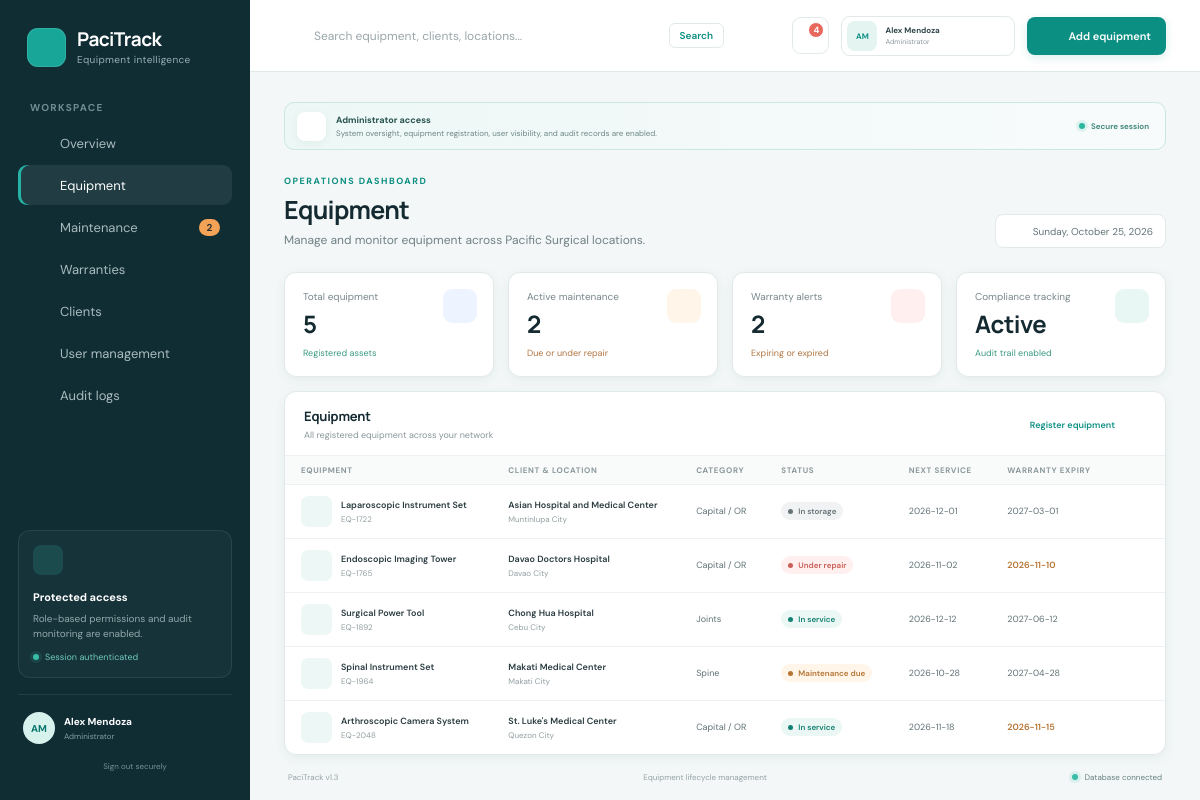
/index.php?page=equipment (signed in), run on the app's committed database.
### tables this page shows
CREATE TABLE IF NOT EXISTS equipment (
  id INT UNSIGNED AUTO_INCREMENT PRIMARY KEY,
  equipment_id VARCHAR(40) NOT NULL UNIQUE,
  name VARCHAR(180) NOT NULL,
  client VARCHAR(180) NOT NULL,
  location VARCHAR(140) NOT NULL,
  status ENUM('In service','Maintenance due','Under repair','In storage','Retired') NOT NULL DEFAULT 'In service',
  due_date DATE NOT NULL,
  warranty_expiry DATE NULL,
  equipment_type VARCHAR(100) NOT NULL DEFAULT 'General',
  created_at TIMESTAMP NOT NULL DEFAULT CURRENT_TIMESTAMP,
  updated_at TIMESTAMP NOT NULL DEFAULT CURRENT_TIMESTAMP ON UPDATE CURRENT_TIMESTAMP
);

### pages/equipment.php (called while the page is built, shortened)
<?php require __DIR__ . '/../partials/stats.php'; ?>
<?php
$isSearching     = $q !== '';
$tableRows       = $equipment;
$tableTitle      = 'Equipment';
$tableSubtitle   = $isSearching ? 'Search results for "'.$q.'"' : 'All registered equipment across your network';
$showAddButton   = !$isSearching;
$showClearSearch = $isSearching;
$showEditColumn  = is_admin();
require __DIR__ . '/../partials/equipment_table.php';

### auth.php (called while the page is built, shortened)
<?php
function is_logged_in(): bool {
    return !empty($_SESSION['user_id']);
}
function current_user(): ?array {
    return [
        'id'    => (int)$_SESSION['user_id'],
        'name'  => (string)($_SESSION['name']  ?? 'User'),
        'email' => (string)($_SESSION['email'] ?? ''),
        'role'  => (string)($_SESSION['role']  ?? 'Operations User'),
    ];
}
function is_admin(): bool {
    return (current_user()['role'] ?? '') === 'Administrator';
}

### queries.php (called while the page is built, shortened)
<?php
function get_all_equipment(PDO $pdo, string $q = ''): array {
    $sql    = 'SELECT * FROM equipment';
    $params = [];
    $sql .= ' ORDER BY updated_at DESC, id DESC';
    $stmt = $pdo->prepare($sql);
    $stmt->execute($params);
    return $stmt->fetchAll();
}

### partials/equipment_table.php (the view, shortened to what this page needs)
<?php
$showEditColumn  = $showEditColumn  ?? is_admin();
$showAddButton   = $showAddButton   ?? false;
$showClearSearch = $showClearSearch ?? false;
$emptyMessage    = $emptyMessage    ?? 'No records in this view.';
$colspan         = $showEditColumn ? 7 : 6;
?>
<section class="panel table-panel">
    <div class="panel-head">
        <div>
            <h2><?= h($tableTitle) ?></h2>
            <p><?= h($tableSubtitle) ?></p>
        </div>
        <?php if ($showClearSearch): ?>
            <a class="text-button" href="index.php?page=<?= h($page) ?>">Clear search <?= icon('close', 14) ?></a>
        <?php elseif ($showAddButton && is_admin()): ?>
            <button class="text-button" onclick="openAdd()">Register equipment <?= icon('arrow', 15) ?></button>
        <?php endif; ?>
    </div>
    <div class="table-scroll">
        <table>
            <thead>
                <tr>
                    <th>Equipment</th>
                    <th>Client &amp; location</th>
                    <th>Category</th>
                    <th>Status</th>
                    <th>Next service</th>
                    <th>Warranty expiry</th>
                    <?php if ($showEditColumn): ?><th></th><?php endif; ?>
                </tr>
            </thead>
            <tbody>
            <?php if ($tableRows): foreach ($tableRows as $item):
                $statusCls   = status_class($item['status']);
                $warrantyCls = warranty_class($item['warranty_expiry']);
            ?>
                <tr>
                    <td>
                        <div class="equipment-cell">
                            <span><?= icon('box') ?></span>
                            <div><strong><?= h($item['name']) ?></strong><small><?= h($item['equipment_id']) ?></small></div>
                        </div>
                    </td>
                    <td><strong><?= h($item['client']) ?></strong><small><?= h($item['location']) ?></small></td>
                    <td><?= h($item['equipment_type']) ?></td>
                    <td><span class="status <?= h($statusCls) ?>"><i></i><?= h($item['status']) ?></span></td>
                    <td><?= h($item['due_date']) ?></td>
                    <td class="<?= h($warrantyCls) ?>"><?= h($item['warranty_expiry'] ?: '—') ?></td>
                    <?php if ($showEditColumn): ?>
                        <td class="row-action-cell">
                            <button class="row-button"
                                data-id="<?= h($item['id']) ?>"
                                data-equipment-id="<?= h($item['equipment_id']) ?>"
                                data-name="<?= h($item['name']) ?>"
                                data-client="<?= h($item['client']) ?>"
                                data-location="<?= h($item['location']) ?>"
                                data-status="<?= h($item['status']) ?>"
                                data-due-date="<?= h($item['due_date']) ?>"
                                data-warranty-expiry="<?= h($item['warranty_expiry'] ?: '') ?>"
                                data-equipment-type="<?= h($item['equipment_type']) ?>"
                                onclick="openEdit(this)"
                                aria-label="Edit <?= h($item['equipment_id']) ?>"
                                title="Edit equipment"><?= icon('edit', 14) ?></button>
                        </td>
                    <?php endif; ?>
                </tr>
            <?php endforeach; else: ?>
                <tr><td colspan="<?= $colspan ?>" class="empty-cell"><?= h($emptyMessage) ?></td></tr>
            <?php endif; ?>
            </tbody>
        </table>
    </div>
</section>

### functions.php (shortened to what this page needs)
<?php
function h(mixed $value): string {
    return htmlspecialchars((string)$value, ENT_QUOTES, 'UTF-8');
}
function icon(string $name, int $size = 18): string {
    $paths = [
        'grid'         => '<rect x="3" y="3" width="7" height="7" rx="2"/><rect x="14" y="3" width="7" height="7" rx="2"/><rect x="3" y="14" width="7" height="7" rx="2"/><rect x="14" y="14" width="7" height="7" rx="2"/>',
        'box'          => '<path d="m21 8-9 5-9-5"/><path d="M3.3 7 12 2l8.7 5v10L12 22l-8.7-5Z"/><path d="M12 13v9"/>',
        'tool'         => '<path d="M14.7 6.3a4 4 0 0 0-5-5L12 3.6 8.4 7.2 6.1 4.9a4 4 0 0 0 5 5l-6.8 6.8a2.1 2.1 0 0 0 3 3l6.8-6.8a4 4 0 0 0 5-5l-2.3 2.3-3.6-3.6Z"/>',
        'shield'       => '<path d="M12 22s8-4 8-10V5l-8-3-8 3v7c0 6 8 10 8 10"/><path d="m9 12 2 2 4-4"/>',
        'building'     => '<path d="M3 21h18M6 21V5l6-3 6 3v16"/><path d="M9 9h1m4 0h1M9 13h1m4 0h1M9 17h1m4 0h1"/>',
        'users'        => '<path d="M16 21v-2a4 4 0 0 0-4-4H6a4 4 0 0 0-4 4v2"/><circle cx="9" cy="7" r="4"/><path d="M22 21v-2a4 4 0 0 0-3-3.9M16 3.1a4 4 0 0 1 0 7.8"/>',
        'history'      => '<path d="M3 12a9 9 0 1 0 3-6.7L3 8"/><path d="M3 3v5h5M12 7v5l3 2"/>',
        'search'       => '<circle cx="11" cy="11" r="7"/><path d="m20 20-4-4"/>',
        'bell'         => '<path d="M18 8a6 6 0 0 0-12 0c0 7-3 7-3 9h18c0-2-3-2-3-9"/><path d="M10 21h4"/>',
        'plus'         => '<path d="M12 5v14M5 12h14"/>',
        'arrow'        => '<path d="m9 18 6-6-6-6"/>',
        'check'        => '<path d="m5 12 4 4L19 6"/>',
        'alert'        => '<path d="M10.3 2.9 1.8 17a2 2 0 0 0 1.7 3h17a2 2 0 0 0 1.7-3L13.7 2.9a2 2 0 0 0-3.4 0Z"/><path d="M12 9v4m0 4h.01"/>',
        'clock'        => '<circle cx="12" cy="12" r="9"/><path d="M12 7v5l3 2"/>',
        'lock'         => '<rect x="4" y="10" width="16" height="11" rx="2"/><path d="M8 10V7a4 4 0 0 1 8 0v3"/>',
        'menu'         => '<path d="M4 7h16M4 12h16M4 17h16"/>',
        'close'        => '<path d="m6 6 12 12M18 6 6 18"/>',
        'edit'         => '<path d="M12 20h9"/><path d="M16.5 3.5a2.1 2.1 0 0 1 3 3L7 19l-4 1 1-4Z"/>',
        'chevron-down' => '<path d="m6 9 6 6 6-6"/>',
    ];
    $body = $paths[$name] ?? $paths['box'];
    return '<svg width="' . $size . '" height="' . $size . '" viewBox="0 0 24 24" fill="none" '
        . 'stroke="currentColor" stroke-width="1.8" stroke-linecap="round" stroke-linejoin="round" '
        . 'aria-hidden="true">' . $body . '</svg>';
}
function status_class(string $status): string {
    return strtolower(str_replace(' ', '-', $status));
}
function warranty_class(?string $expiry): string {
    $today = date('Y-m-d');
    if ($expiry <= date('Y-m-d', strtotime('+30 days'))) return 'warranty-soon';
    return '';
}

### style.css (style rules this page uses)
:root { font-family: 'DM Sans', sans-serif; color: #142a31; background: #f3f7f7; font-synthesis: none; --navy: #102d34; --teal: #0c8f83; --teal-dark: #08766d; --ink: #142a31; --muted: #718186; --line: #e2e9e9; --surface: #ffffff; }
* { box-sizing: border-box; }
body { margin: 0; min-width: 320px; min-height: 100vh; background: #f3f7f7; }
button, input, select { font: inherit; }
button { cursor: pointer; }
.nav-item.active svg { color: #47c4b8; }
.panel { background: var(--surface); border: 1px solid var(--line); border-radius: 12px; box-shadow: 0 3px 12px #143c4010; }
.panel-head { padding: 17px 19px 14px; display: flex; align-items: center; justify-content: space-between; border-bottom: 1px solid #edf1f1; gap: 10px; flex-wrap: wrap; }
.panel-head h2 { font: 700 13px/1.2 Manrope, sans-serif; margin: 0; letter-spacing: -.2px; }
.panel-head p { color: #88979a; margin: 4px 0 0; font-size: 9px; }
.panel-head > button, .panel-head .text-button { border: 1px solid var(--line); border-radius: 7px; background: white; color: #65777b; padding: 7px 9px; font-size: 9px; display: inline-flex; align-items: center; gap: 7px; text-decoration: none; }
.panel-head > .text-button { border: 0; color: var(--teal); font-weight: 600; }
.table-panel { overflow: hidden; margin-top: 14px; }
.table-scroll { overflow-x: auto; }
table { width: 100%; border-collapse: collapse; min-width: 850px; }
th { text-align: left; color: #8b989b; font-size: 8px; text-transform: uppercase; letter-spacing: .65px; background: #f9fbfb; padding: 9px 16px; font-weight: 700; }
td { border-top: 1px solid #edf1f1; padding: 11px 16px; color: #5f7175; font-size: 9px; vertical-align: middle; }
td strong, td small { display: block; }
td strong { color: #2a3c40; font-size: 9px; font-weight: 600; }
td small { color: #929fa2; font-size: 8px; margin-top: 3px; }
.equipment-cell { display: flex; align-items: center; gap: 9px; }
.equipment-cell > span { width: 31px; height: 31px; border-radius: 7px; display: grid; place-items: center; background: #edf7f5; color: var(--teal); flex: 0 0 31px; }
.status { display: inline-flex; align-items: center; gap: 5px; border-radius: 10px; padding: 4px 7px; background: #ebf7f4; color: #138171; font-size: 8px; font-weight: 600; white-space: nowrap; }
.status i { width: 5px; height: 5px; border-radius: 50%; background: currentColor; }
.status.in-service { background: #ebf7f4; color: #138171; }
.status.maintenance-due { background: #fff5e8; color: #b67433; }
.status.under-repair { background: #fff0ef; color: #c85e56; }
.status.in-storage { background: #f0f2f3; color: #667377; }
.row-action-cell { width: 34px; text-align: right; }
.row-button { border: 0; background: none; color: #8a999c; padding: 4px; border-radius: 6px; }
.warranty-soon { color: #b67433 !important; font-weight: 600; }

### data on the page
equipment: $size 18 (drawn), name "Laparoscopic Instrument Set", equipment "EQ-1722", client "Asian Hospital and Medical Center", location "Muntinlupa City", equipment_type "Capital / OR", status "In storage", due_date "2026-12-01", warranty_expiry "2027-03-01"
equipment: $size 18 (drawn), name "Endoscopic Imaging Tower", equipment "EQ-1765", client "Davao Doctors Hospital", location "Davao City", equipment_type "Capital / OR", status "Under repair", due_date "2026-11-02", warranty_expiry "2026-11-10"
equipment: $size 18 (drawn), name "Surgical Power Tool", equipment "EQ-1892", client "Chong Hua Hospital", location "Cebu City", equipment_type "Joints", status "In service", due_date "2026-12-12", warranty_expiry "2027-06-12"
equipment: $size 18 (drawn), name "Spinal Instrument Set", equipment "EQ-1964", client "Makati Medical Center", location "Makati City", equipment_type "Spine", status "Maintenance due", due_date "2026-10-28", warranty_expiry "2027-04-28"
equipment: $size 18 (drawn), name "Arthroscopic Camera System", equipment "EQ-2048", client "St. Luke's Medical Center", location "Quezon City", equipment_type "Capital / OR", status "In service", due_date "2026-11-18", warranty_expiry "2026-11-15"

### other printed values
$config['app']['name'] "PaciTrack"
$config['app']['tagline'] "Equipment intelligence"
$meta[1] "Overview"
$meta[1] "Equipment"
$meta[1] "Maintenance"
$meta[1] "Warranties"
$meta[1] "Clients"
$meta[1] "User management"
$meta[1] "Audit logs"
$initials "AM"
$currentUser['name'] "Alex Mendoza"
$currentUser['role'] "Administrator"
$alertCount "4"
$pageHeading "Equipment"
$pageSubhead "Manage and monitor equipment across Pacific Surgical locations."
